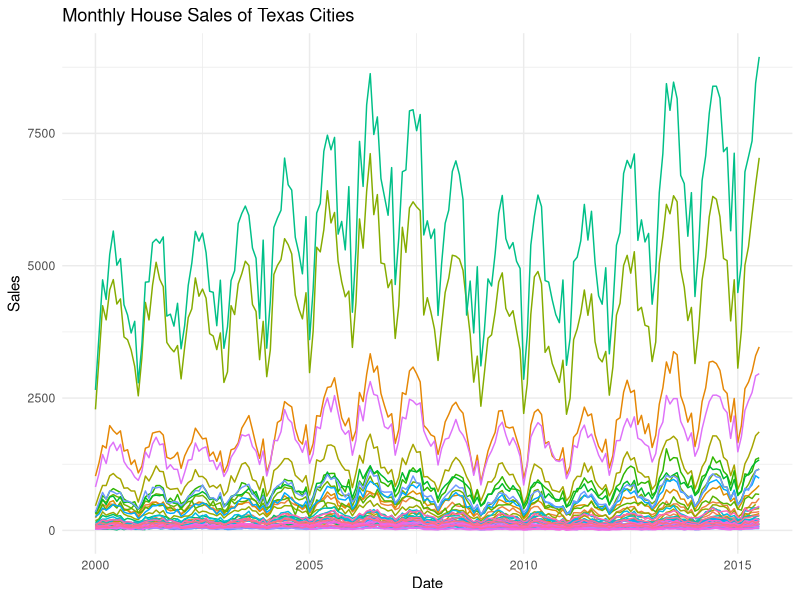
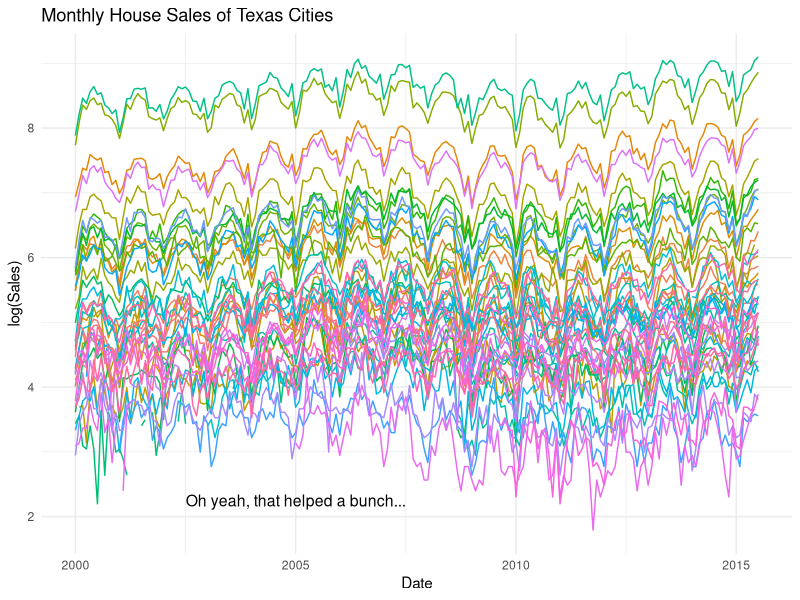
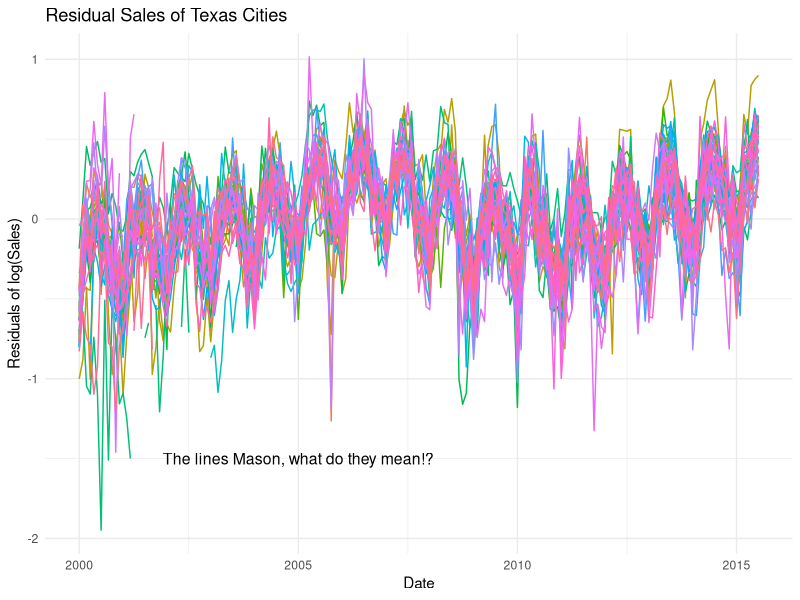
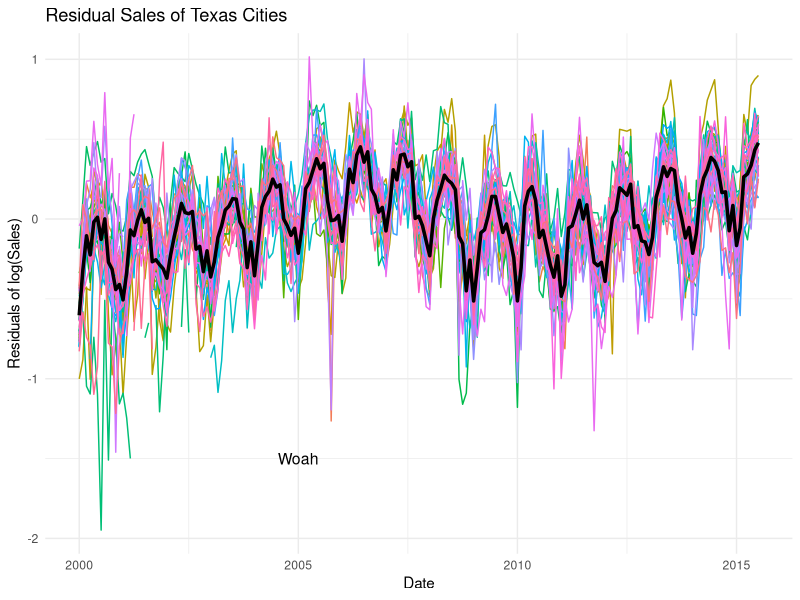
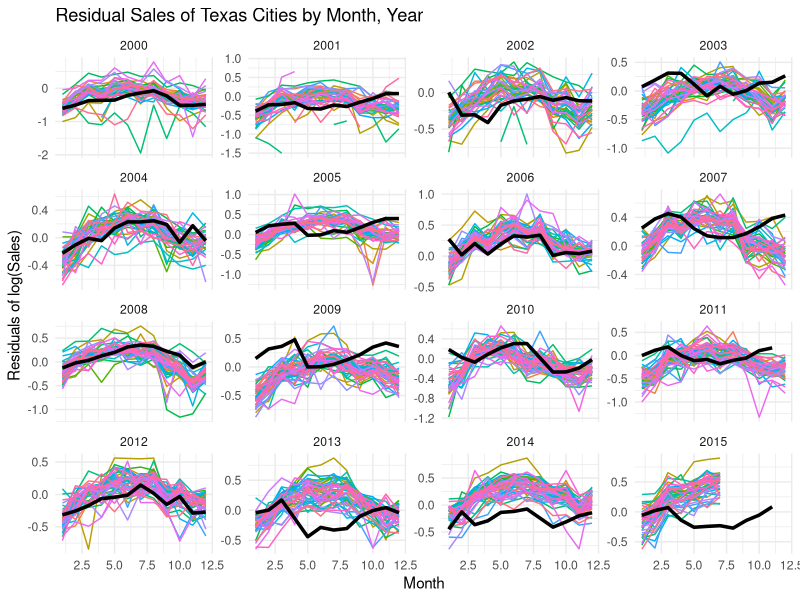
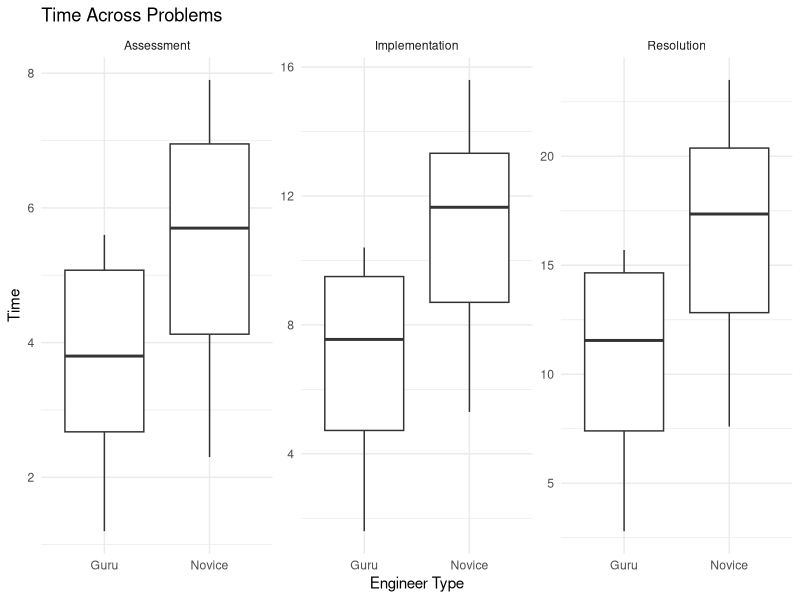
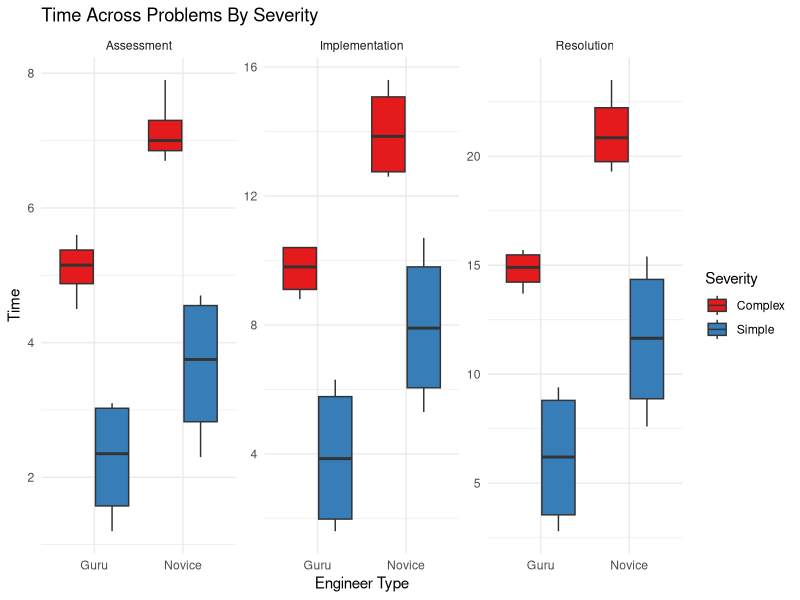
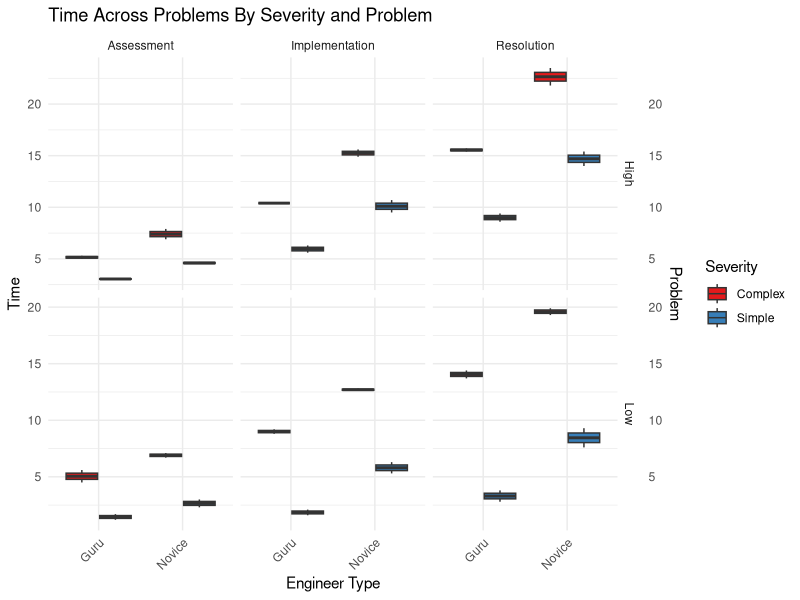

The R source for these figures, in order:
## ---- chunk 1
library(ggplot2)
library(dplyr)
attach(txhousing)

# txhousing <- na.omit(txhousing, cols = c("sales", "city"))

ggplot(txhousing, aes(x = date, y = sales, color = city)) +
  geom_line() +
  labs(title = "Monthly House Sales of Texas Cities",
       x = "Date",
       y = "Sales",
       color = "City") +
  theme_minimal() +
  theme(legend.position = "none")

length(unique(txhousing$city))

lowCities <- txhousing |>
  group_by(city) |> 
  summarize(avgSales = mean(sales, na.rm = TRUE)) |>
  filter(avgSales < 2500) |> 
  nrow()

lowCities
## ---- chunk 2
ggplot(txhousing, aes(x = date, y = log(sales), color = city)) +
  geom_line() +
  labs(title = "Monthly House Sales of Texas Cities",
       x = "Date",
       y = "log(Sales)",
       color = "City") +
  theme_minimal() +
  theme(legend.position = "none") + 
  annotate("text", x = 2005, y = 2.25, label = "Oh yeah, that helped a bunch...", size = 4, hjust = 0.5)
## ---- chunk 3
residualsList <- tapply(X = seq_along(txhousing$sales), 
                        INDEX = txhousing$city, 
                        FUN = function(idx) {
                          lm_fit <- lm(log(txhousing$sales[idx]) ~ txhousing$month[idx], na.action = na.exclude)
                          residuals(lm_fit)
                          }
                        )

txhousing$rel_sales <- unlist(residualsList)

ggplot(txhousing, aes(x = date, y = rel_sales, color = city)) +
  geom_line() +
  labs(title = "Residual Sales of Texas Cities",
       x = "Date",
       y = "Residuals of log(Sales)",
       color = "City") +
  theme_minimal() +
  theme(legend.position = "none") + 
  annotate("text", x = 2005, y = -1.5, label = "The lines Mason, what do they mean!?", size = 4, hjust = 0.5)
## ---- chunk 4
# Fighting the urge to use DB language and group_by...
# mean_rel_sales <- txhousing |>
#   group_by(date) |>
#   summarise(mean_rel_sales = mean(rel_sales, na.rm = TRUE))

# I'll give in to the underscore instead of Camel case...
# since it must be called rel_sales
mean_rel_sales <- data.frame(
  date = unique(txhousing$date),
  mean_rel_sales = tapply(txhousing$rel_sales, txhousing$date, mean, na.rm = TRUE)
)

# Plot the time series of 'rel_sales' for each city and add the mean curve
ggplot(txhousing, aes(x = date, y = rel_sales, color = city)) +
  geom_line() +
  geom_line(data = mean_rel_sales, aes(x = date, y = mean_rel_sales), color = "black", size = 1.2, linetype = "solid") +
  labs(title = "Residual Sales of Texas Cities",
       x = "Date",
       y = "Residuals of log(Sales)",
       color = "City") +
  theme_minimal() +
  theme(legend.position = "none") +
  annotate("text", x = 2005, y = -1.5, label = "Woah", size = 4, hjust = 0.5)
## ---- chunk 5
# could also dplyr it, but I don't want to annoy the grading gods
# Oh Gautham, I lament: Have mercy! 
# mean_curve <- txhousing |>
#   group_by(year, month) |>
#   summarize(mean_rel_sales = mean(rel_sales, na.rm = TRUE), .groups = "drop")

mean_rel_sales <- data.frame(
  year = rep(unique(txhousing$year), each = 12),
  month = 1:12,
  mean_rel_sales = as.numeric(tapply(X = txhousing$rel_sales, 
                                     INDEX = list(txhousing$year, txhousing$month), 
                                     FUN = mean, 
                                     na.rm = TRUE))
)

mean_rel_sales <- na.omit(mean_rel_sales)

ggplot(txhousing, aes(x = month, y = rel_sales, color = city)) +
  geom_line() +
  geom_line(data = mean_rel_sales, aes(x = month, y = mean_rel_sales), 
            color = "black", size = 1.2, linetype = "solid") +
  labs(title = "Residual Sales of Texas Cities by Month, Year",
       x = "Month",
       y = "Residuals of log(Sales)",
       color = "City") +
  facet_wrap(~ year, scales = "free_y") +
  theme_minimal() +
  theme(legend.position = "none")
## ---- chunk 6
breakdown <- read.table("breakdown.dat")
names(breakdown) <- c("Problem", "Severity", "Engineer", "Assessment","Implementation","Resolution")
## ---- chunk 7
library(reshape2)
library(ggplot2)

breakdown_long <- melt(data = breakdown, 
                       id.vars = c("Problem", "Severity", "Engineer"),
                       measure.vars = c("Assessment", "Implementation", "Resolution"),
                       variable.name = "Thing", 
                       value.name = "Time")

ggplot(breakdown_long, aes(x = Engineer, y = Time)) +
  geom_boxplot() +
  facet_wrap(~ Thing, scales = "free_y") +
  labs(y = "Time", x = "Engineer Type", title = "Time Across Problems") +
  theme_minimal()
## ---- chunk 8
ggplot(breakdown_long, aes(x = Engineer, y = Time, fill = Severity)) +
  geom_boxplot(position = position_dodge(width = 0.8)) +
  facet_wrap(~ Thing, scales = "free_y") +
  labs(y = "Time", x = "Engineer Type", title = "Time Across Problems By Severity") +
  scale_fill_brewer(palette = "Set1", name = "Severity") +
  theme_minimal()
## ---- chunk 9
ggplot(breakdown_long, aes(x = Engineer, y = Time, fill = Severity)) +
  geom_boxplot(position = position_dodge(width = 0.8)) +
  facet_grid(Problem ~ Thing, scales = "free_y") +
  scale_y_continuous(
    name = "Time",
    sec.axis = sec_axis(~ ., name = "Problem",)  
  ) + 
  labs(x = "Engineer Type", title = "Time Across Problems By Severity and Problem") +
  scale_fill_brewer(palette = "Set1", name = "Severity") +
  theme_minimal() +
  theme(axis.text.x = element_text(angle = 45, hjust = 1))
